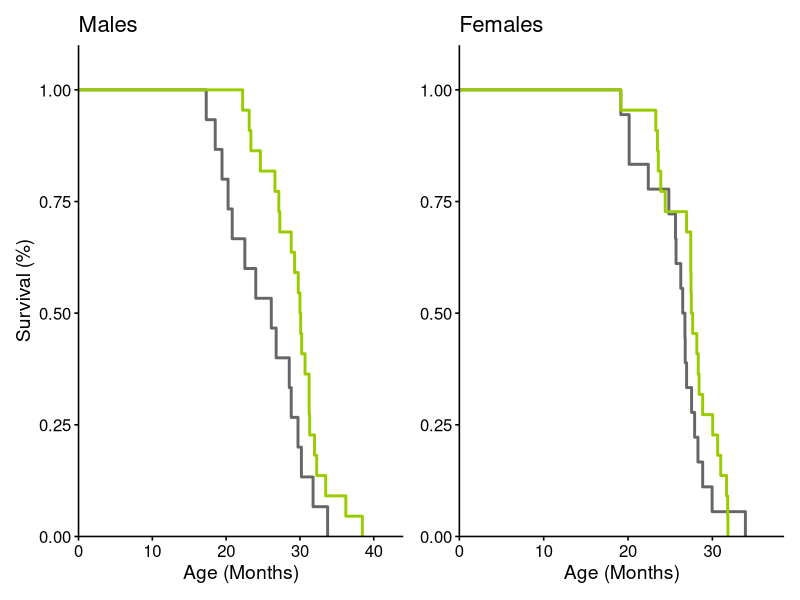
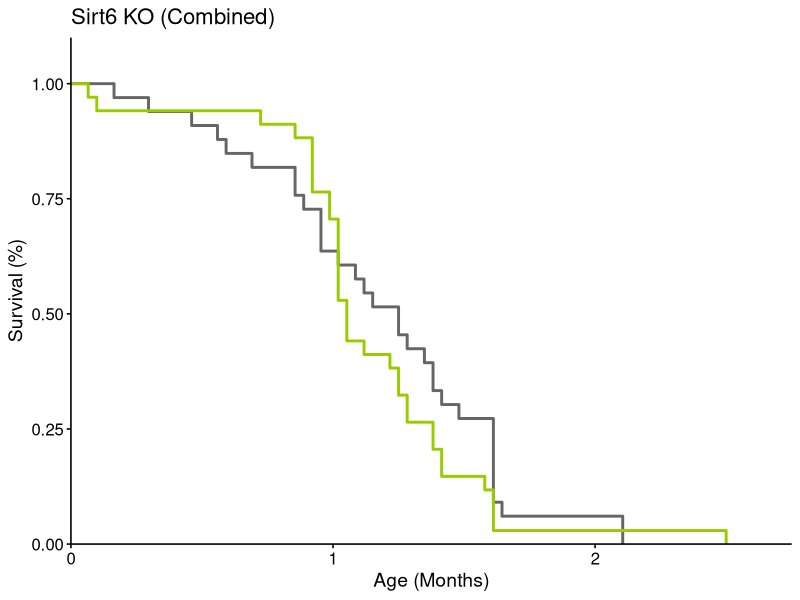
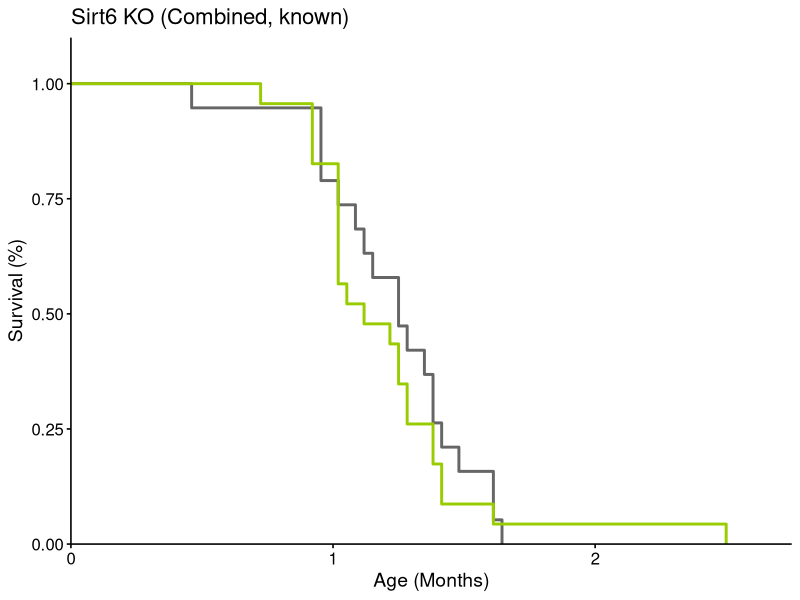
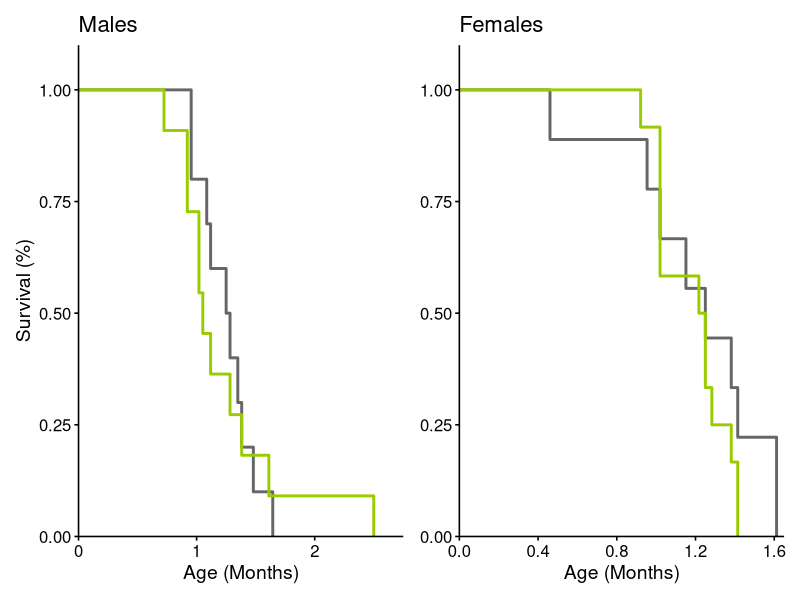
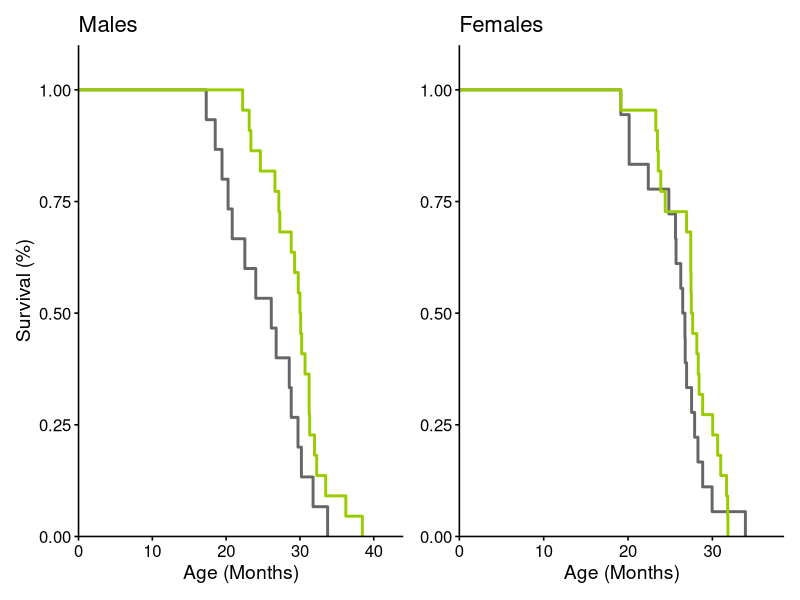
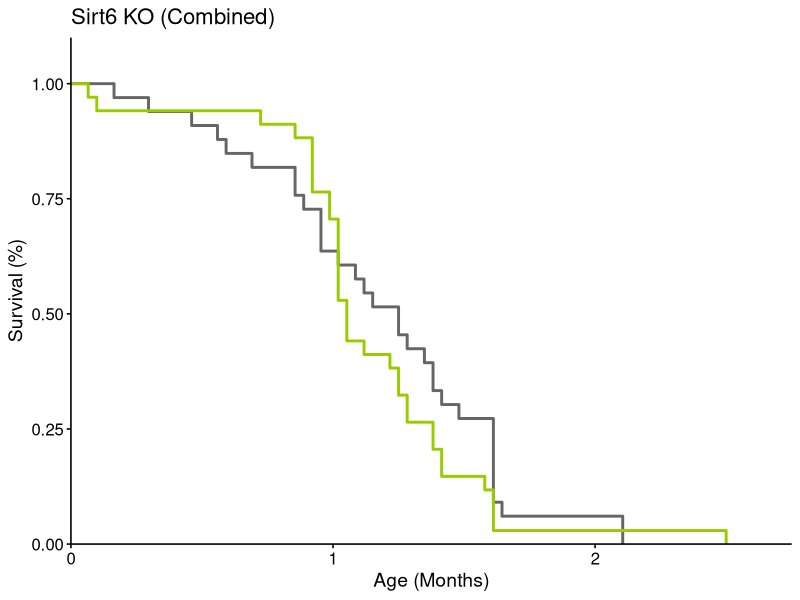
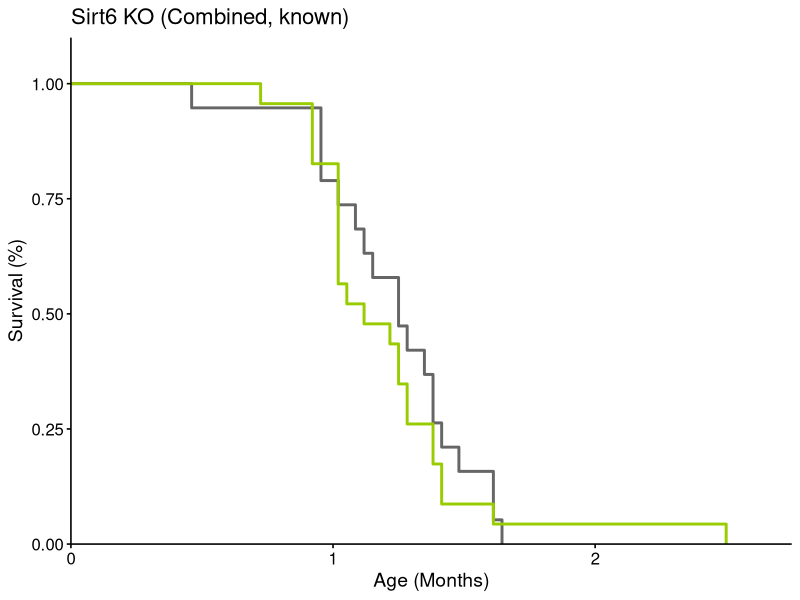
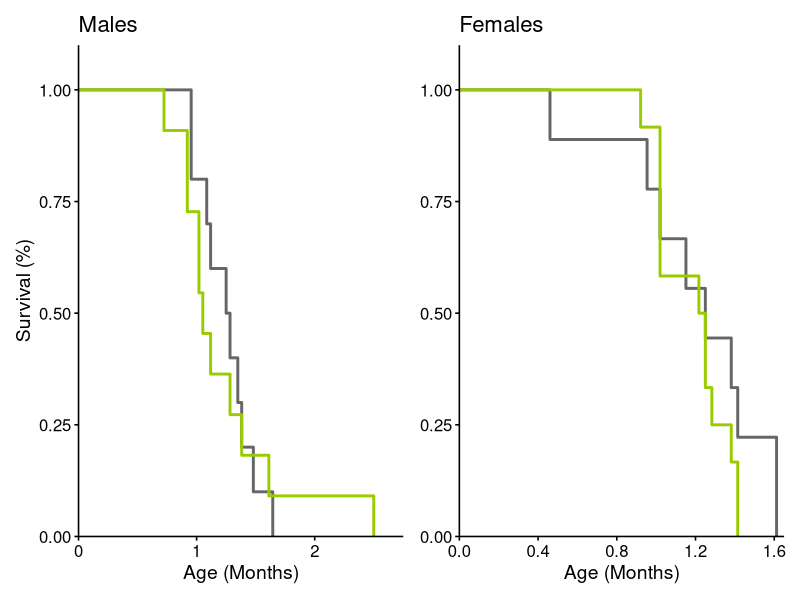

These charts were generated, in order, by the following R code: (Note: this script raises an error after producing the figures.)
library(tidyverse)
library(survival)
library(survminer)
library(patchwork)

setwd("/scratch/fmorandi/internal/Ali/merging/ac_lifespan_new")

#### PLOTTING SETTINGS ####

w = 174 # mm
h = 230
w_in = w*0.0393701
h_in = h*0.0393701

ccodes = c("#cccccc", "#666666", "#ccff66", "#99cc00")

#### LOAD DATA ####

data = read.table("./data/survival_data.tsv", header = T, fill=T) %>%
  mutate(Birth = as.Date(Birth, format="%d-%b-%Y"))%>%
  mutate(Death = as.Date(Death, format="%d-%b-%Y"))%>%
  mutate(AgeAtDeath = as.numeric(Death-Birth))%>%
  mutate(AgeAtDeathMonths = AgeAtDeath / 30.4) %>%
  mutate(Status = 1)

data_s6ko = read.table("./data/survival_data_s6ko.tsv", header = T, sep="\t") %>%
  mutate(Birth = as.Date(Birth, format="%Y-%m-%d"))%>%
  mutate(Death = as.Date(Death, format="%Y-%m-%d"))%>%
  mutate(AgeAtDeath = as.numeric(Death-Birth))%>%
  mutate(AgeAtDeathMonths = AgeAtDeath / 30.4) %>%
  mutate(Status = 1)

table(data$Sex, data$Diet)
any(duplicated(data$MouseID))

dataM = subset(data, Sex == "M")
dataF = subset(data, Sex == "F")

dataK_ko = subset(data_s6ko, Sex != "Unknown")
dataM_ko = subset(data_s6ko, Sex == "M")
dataF_ko = subset(data_s6ko, Sex == "F")

data = list(
  "all" = data,
  "F" = dataF,
  "M" = dataM,
  "s6ko_all" = data_s6ko,
  "s6ko_known" = dataK_ko,
  "s6ko_F" = dataF_ko,
  "s6ko_M" = dataM_ko
)
rm(data_s6ko, dataF, dataF_ko, dataM, dataM_ko, dataK_ko)

#### PLOT ####

fit = list()

##### Wild-type #####

# Males
fit$M = survfit(Surv(AgeAtDeathMonths, Status) ~ Diet, data = data$M)
p=ggsurvplot(fit$M, data = data$M)
p1=p$plot+
  scale_x_continuous(expand=expansion(mult=c(0, 0.1)))+
  scale_y_continuous(expand=expansion(mult=c(0, 0.1)))+
  scale_color_manual(values=ccodes[c(2,4)])+
  theme(legend.position = "none")+
  labs(x="Age (Months)", y="Survival (%)")+
  ggtitle("Males")

# Females
fit$F = survfit(Surv(AgeAtDeathMonths, Status) ~ Diet, data = data$F)
p=ggsurvplot(fit$F, data = data$F)
p2=p$plot+
  scale_x_continuous(expand=expansion(mult=c(0, 0.1)))+
  scale_y_continuous(expand=expansion(mult=c(0, 0.1)))+
  scale_color_manual(values=ccodes[c(2,4)])+
  theme(legend.position = "none",
        axis.title.y=element_blank())+
  labs(x="Age (Months)")+
  ggtitle("Females")
p1+p2
ggsave("./results/survival.pdf", width = 1*w, height = 0.3*h, units="mm")

##### Sirt6 KO #####

# Combined all
fit$s6ko_all = survfit(Surv(AgeAtDeathMonths, Status) ~ Diet, data = data$s6ko_all)
p=ggsurvplot(fit$s6ko_all, data = data$s6ko_all)
p$plot+
  scale_x_continuous(expand=expansion(mult=c(0, 0.1)))+
  scale_y_continuous(expand=expansion(mult=c(0, 0.1)))+
  scale_color_manual(values=ccodes[c(2,4)])+
  theme(legend.position = "none")+
  labs(x="Age (Months)", y="Survival (%)")+
  ggtitle("Sirt6 KO (Combined)")
ggsave("./results/survival_s6ko_combined_all.pdf", width = 0.6*w, height = 0.3*h, units="mm")

# Combined, known sex only
fit$s6ko_known = survfit(Surv(AgeAtDeathMonths, Status) ~ Diet, data = data$s6ko_known)
p=ggsurvplot(fit$s6ko_known, data = data$s6ko_known)
p$plot+
  scale_x_continuous(expand=expansion(mult=c(0, 0.1)))+
  scale_y_continuous(expand=expansion(mult=c(0, 0.1)))+
  scale_color_manual(values=ccodes[c(2,4)])+
  theme(legend.position = "none")+
  labs(x="Age (Months)", y="Survival (%)")+
  ggtitle("Sirt6 KO (Combined, known)")
ggsave("./results/survival_s6ko_combined_known.pdf", width = 0.6*w, height = 0.3*h, units="mm")

# Males
fit$s6ko_M = survfit(Surv(AgeAtDeathMonths, Status) ~ Diet, data = data$s6ko_M)
p=ggsurvplot(fit$s6ko_M, data = data$s6ko_M)
p1=p$plot+
  scale_x_continuous(expand=expansion(mult=c(0, 0.1)))+
  scale_y_continuous(expand=expansion(mult=c(0, 0.1)))+
  scale_color_manual(values=ccodes[c(2,4)])+
  theme(legend.position = "none")+
  labs(x="Age (Months)", y="Survival (%)")+
  ggtitle("Males")

# Females
fit$s6ko_F = survfit(Surv(AgeAtDeathMonths, Status) ~ Diet, data = data$s6ko_F)
p=ggsurvplot(fit$s6ko_F, data = data$s6ko_F)
p2=p$plot+
  scale_x_continuous(expand=expansion(mult=c(0, 0.1)))+
  scale_y_continuous(expand=expansion(mult=c(0, 0.1)))+
  scale_color_manual(values=ccodes[c(2,4)])+
  theme(legend.position = "none",
        axis.title.y=element_blank())+
  labs(x="Age (Months)")+
  ggtitle("Females")
p1+p2
ggsave("./results/survival_s6ko.pdf", width = 1*w, height = 0.3*h, units="mm")

#### STATS ####

sink("./results/survival_stats.txt")
cat("======= Wild-types =======\n")
cat("Males:\n")
surv_pvalue(fit$M, method="n", data = data$M)
cat("Females:\n")
surv_pvalue(fit$F, method="n", data = data$F)
cat("======= Sirt6 KOs =======\n")
cat("Combined:\n")
surv_pvalue(fit$s6ko_all, method="n", data = data$s6ko_all)
cat("Combined, known sex:\n")
surv_pvalue(fit$s6ko_known, method="n", data = data$s6ko_known)
cat("Males:\n")
surv_pvalue(fit$s6ko_M, method="n", data = data$s6ko_M)
cat("Females:\n")
surv_pvalue(fit$s6ko_F, method="n", data = data$s6ko_F)
closeAllConnections()

#### EXTRA CHECKS ####

ggplot(data$M, aes(Birth, fill=Diet))+
  geom_bar(position="fill")
ggplot(data$F, aes(Birth, fill=Diet))+
  geom_bar(position="fill")

data$all %>%
  group_by(Birth, Sex) %>%
  summarize(n = n())

summary(coxph(Surv(AgeAtDeath, Status)~as.factor(Birth)+Diet, data = data$M))
summary(coxph(Surv(AgeAtDeath, Status)~as.factor(Birth)+Diet, data = data$F))
summary(coxph(Surv(AgeAtDeath, Status)~Diet, data = data$M))
summary(coxph(Surv(AgeAtDeath, Status)~Diet, data = data$F))
# Including DoB does not affect results -> no cohort effect

median(data$M[data$M$Diet == "Ctrl", "AgeAtDeath"]) / 365
median(data$M[data$M$Diet == "Fuco", "AgeAtDeath"]) / 365
median(data$M[data$M$Diet == "Fuco", "AgeAtDeath"]) / median(data$M[data$M$Diet == "Ctrl", "AgeAtDeath"])
median(data$F[data$F$Diet == "Fuco", "AgeAtDeath"]) / median(data$F[data$F$Diet == "Ctrl", "AgeAtDeath"])
